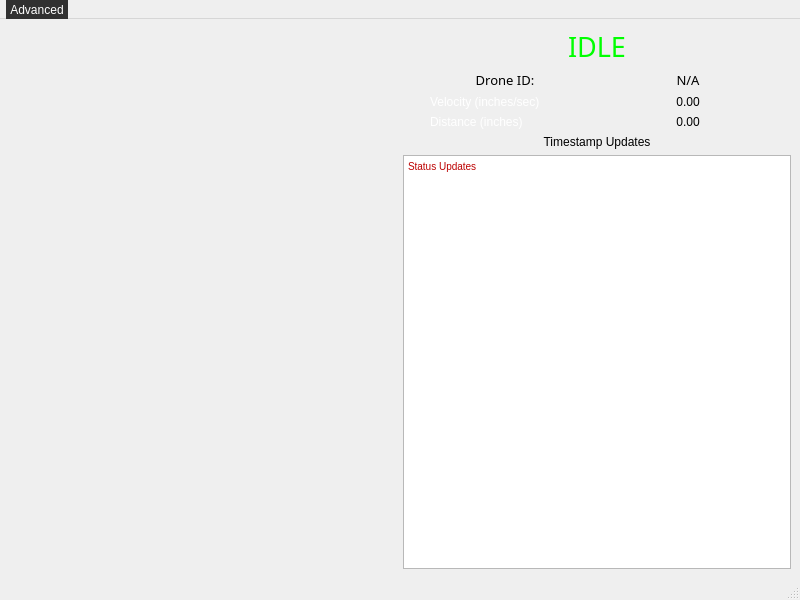
<?xml version="1.0" encoding="UTF-8"?>
<ui version="4.0">
 <class>MainWindow</class>
 <widget class="QMainWindow" name="MainWindow">
  <property name="geometry">
   <rect>
    <x>0</x>
    <y>0</y>
    <width>800</width>
    <height>600</height>
   </rect>
  </property>
  <property name="windowTitle">
   <string>MainWindow</string>
  </property>
  <property name="styleSheet">
   <string notr="true">background-color: rgb(0, 0, 0);
color: rgb(255, 255, 255);

QMenuBar {
	backgroud-color: rgb(2, 45, 115);
	color: rgb(255, 255, 255);
	border: 1px solid #000;
}
QMenuBar::item {
    background-color: rgb(49,49,49);
    color: rgb(255,255,255);
 }

 QMenuBar::item::selected {
     background-color: rgb(30,30,30);
 }

QMenu {
   background-color: rgb(49,49,49);
   color: rgb(255,255,255);
   border: 1px solid #000;           
 }

QMenu::item::selected {
   background-color: rgb(30,30,30);
}</string>
  </property>
  <widget class="QWidget" name="centralwidget">
   <layout class="QGridLayout" name="gridLayout">
    <item row="0" column="0">
     <layout class="QHBoxLayout" name="horizontalLayout">
      <item>
       <widget class="QWidget" name="Deepstream_Window" native="true"/>
      </item>
      <item>
       <layout class="QVBoxLayout" name="verticalLayout">
        <item>
         <widget class="QLabel" name="status_label">
          <property name="minimumSize">
           <size>
            <width>375</width>
            <height>0</height>
           </size>
          </property>
          <property name="maximumSize">
           <size>
            <width>400</width>
            <height>100</height>
           </size>
          </property>
          <property name="font">
           <font>
            <family>Arial Rounded MT Bold</family>
            <pointsize>16</pointsize>
           </font>
          </property>
          <property name="text">
           <string>&lt;html&gt;&lt;head/&gt;&lt;body&gt;&lt;p&gt;&lt;span style=&quot; font-size:20pt; color:#00ff00;&quot;&gt;IDLE&lt;/span&gt;&lt;/p&gt;&lt;/body&gt;&lt;/html&gt;</string>
          </property>
          <property name="alignment">
           <set>Qt::AlignCenter</set>
          </property>
         </widget>
        </item>
        <item>
         <layout class="QGridLayout" name="gridLayout_2">
          <item row="3" column="0">
           <widget class="QLabel" name="dist_label">
            <property name="minimumSize">
             <size>
              <width>150</width>
              <height>0</height>
             </size>
            </property>
            <property name="maximumSize">
             <size>
              <width>150</width>
              <height>50</height>
             </size>
            </property>
            <property name="text">
             <string>&lt;html&gt;&lt;head/&gt;&lt;body&gt;&lt;p&gt;&lt;span style=&quot; color:#ffffff;&quot;&gt;Distance (inches)&lt;/span&gt;&lt;/p&gt;&lt;/body&gt;&lt;/html&gt;</string>
            </property>
           </widget>
          </item>
          <item row="1" column="1">
           <widget class="QLabel" name="drone_id_val">
            <property name="minimumSize">
             <size>
              <width>150</width>
              <height>0</height>
             </size>
            </property>
            <property name="maximumSize">
             <size>
              <width>150</width>
              <height>20</height>
             </size>
            </property>
            <property name="font">
             <font>
              <family>Franklin Gothic Heavy</family>
              <pointsize>10</pointsize>
             </font>
            </property>
            <property name="text">
             <string>N/A</string>
            </property>
            <property name="alignment">
             <set>Qt::AlignCenter</set>
            </property>
           </widget>
          </item>
          <item row="1" column="0">
           <widget class="QLabel" name="drone_id_label">
            <property name="minimumSize">
             <size>
              <width>150</width>
              <height>0</height>
             </size>
            </property>
            <property name="maximumSize">
             <size>
              <width>150</width>
              <height>20</height>
             </size>
            </property>
            <property name="font">
             <font>
              <family>Franklin Gothic Heavy</family>
              <pointsize>10</pointsize>
             </font>
            </property>
            <property name="text">
             <string>Drone ID:</string>
            </property>
            <property name="alignment">
             <set>Qt::AlignCenter</set>
            </property>
           </widget>
          </item>
          <item row="3" column="1">
           <widget class="QLabel" name="dist_value">
            <property name="minimumSize">
             <size>
              <width>150</width>
              <height>0</height>
             </size>
            </property>
            <property name="maximumSize">
             <size>
              <width>150</width>
              <height>50</height>
             </size>
            </property>
            <property name="text">
             <string>0.00</string>
            </property>
            <property name="alignment">
             <set>Qt::AlignCenter</set>
            </property>
           </widget>
          </item>
          <item row="2" column="1">
           <widget class="QLabel" name="vel_value">
            <property name="minimumSize">
             <size>
              <width>150</width>
              <height>0</height>
             </size>
            </property>
            <property name="maximumSize">
             <size>
              <width>150</width>
              <height>50</height>
             </size>
            </property>
            <property name="text">
             <string>0.00</string>
            </property>
            <property name="alignment">
             <set>Qt::AlignCenter</set>
            </property>
           </widget>
          </item>
          <item row="2" column="0">
           <widget class="QLabel" name="vel_label">
            <property name="minimumSize">
             <size>
              <width>150</width>
              <height>0</height>
             </size>
            </property>
            <property name="maximumSize">
             <size>
              <width>150</width>
              <height>50</height>
             </size>
            </property>
            <property name="text">
             <string>&lt;html&gt;&lt;head/&gt;&lt;body&gt;&lt;p&gt;&lt;span style=&quot; color:#ffffff;&quot;&gt;Velocity (inches/sec)&lt;/span&gt;&lt;/p&gt;&lt;/body&gt;&lt;/html&gt;</string>
            </property>
           </widget>
          </item>
         </layout>
        </item>
        <item>
         <widget class="QLabel" name="text_edit_label">
          <property name="maximumSize">
           <size>
            <width>400</width>
            <height>20</height>
           </size>
          </property>
          <property name="text">
           <string>Timestamp Updates</string>
          </property>
          <property name="alignment">
           <set>Qt::AlignCenter</set>
          </property>
         </widget>
        </item>
        <item>
         <widget class="QTextEdit" name="time_updates">
          <property name="sizePolicy">
           <sizepolicy hsizetype="Maximum" vsizetype="Expanding">
            <horstretch>0</horstretch>
            <verstretch>0</verstretch>
           </sizepolicy>
          </property>
          <property name="maximumSize">
           <size>
            <width>400</width>
            <height>16777215</height>
           </size>
          </property>
          <property name="styleSheet">
           <string notr="true">color: rgb(188, 0, 0)</string>
          </property>
          <property name="verticalScrollBarPolicy">
           <enum>Qt::ScrollBarAlwaysOff</enum>
          </property>
          <property name="horizontalScrollBarPolicy">
           <enum>Qt::ScrollBarAlwaysOff</enum>
          </property>
          <property name="html">
           <string>&lt;!DOCTYPE HTML PUBLIC &quot;-//W3C//DTD HTML 4.0//EN&quot; &quot;http://www.w3.org/TR/REC-html40/strict.dtd&quot;&gt;
&lt;html&gt;&lt;head&gt;&lt;meta name=&quot;qrichtext&quot; content=&quot;1&quot; /&gt;&lt;style type=&quot;text/css&quot;&gt;
p, li { white-space: pre-wrap; }
&lt;/style&gt;&lt;/head&gt;&lt;body style=&quot; font-family:'MS Shell Dlg 2'; font-size:7.8pt; font-weight:400; font-style:normal;&quot;&gt;
&lt;p style=&quot; margin-top:0px; margin-bottom:0px; margin-left:0px; margin-right:0px; -qt-block-indent:0; text-indent:0px;&quot;&gt;Status Updates&lt;/p&gt;&lt;/body&gt;&lt;/html&gt;</string>
          </property>
         </widget>
        </item>
       </layout>
      </item>
     </layout>
    </item>
   </layout>
  </widget>
  <widget class="QMenuBar" name="menubar">
   <property name="geometry">
    <rect>
     <x>0</x>
     <y>0</y>
     <width>800</width>
     <height>26</height>
    </rect>
   </property>
   <widget class="QMenu" name="menu_adv">
    <property name="title">
     <string>Advanced</string>
    </property>
    <addaction name="actionHide_Status"/>
   </widget>
   <addaction name="menu_adv"/>
  </widget>
  <widget class="QStatusBar" name="statusbar"/>
  <action name="actionHide_Status">
   <property name="checkable">
    <bool>true</bool>
   </property>
   <property name="text">
    <string>Hide Status</string>
   </property>
   <property name="shortcut">
    <string>Ctrl+S</string>
   </property>
  </action>
 </widget>
 <resources/>
 <connections/>
</ui>
